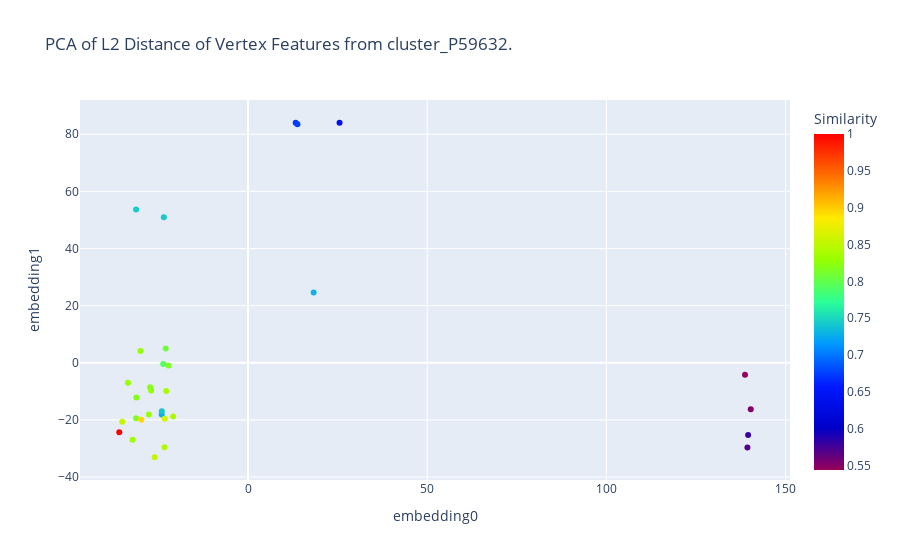

The notebook cell this image was saved under:
### Code cell
from Bio import pairwise2, Align
import numpy as np
from sklearn.manifold import TSNE
from sklearn.decomposition import PCA
import plotly.express as plt
matrix = Align.substitution_matrices.load("BLOSUM62")
vecs = []
ids = []
swiss = []
enties = []
seq_ids = []
for structures in my_collection.protein_structure_results.values():
    for structure in structures.all_structures:
        ids.append(structure.id)
        target = np.load(structure.path.parent.joinpath(structure.path.name.split(".")[0] + "-full-patches-with-vertex-pos.npy"))
        vecs.append(structural_high_dimension_space_l2(representative_patches, target))
        if structure.id in ['P77335', 'Q9REB3', 'Q8Z727','Q93RR6']:
            swiss.append('Swiss-prot')
        else:
            swiss.append('Non Swiss-prot')
tsne = TSNE()
pca = PCA()
print(seq_ids)
ids = np.array(ids)
embedding = pca.fit_transform(np.array(vecs))
df['embedding0'] = embedding[:,0] 
df['embedding1']=embedding[:,1]
#print(df)
#print(df['embedding0'])x='Name' ,y='Similarity'
fig=plt.scatter(df, x='embedding0'  , y='embedding1', labels=['Similarity'], title="PCA of L2 Distance of Vertex Features from cluster_P59632.", color='Similarity',color_continuous_scale='rainbow')

fig.show()
fig.write_image('/home/felix/cluster_P59632_pca.png')

### Figure 1 — Plotly figure (JSON) as saved in the notebook; plotly's stock layout.template omitted (floating-point values rounded to 4 significant figures)
{"data": [{"hovertemplate": "embedding0=%{x}<br>embedding1=%{y}<br>Similarity=%{marker.color}<extra></extra>", "legendgroup": "", "marker": {"color": [0.8069, 0.7267, 0.8391, 0.7443, 0.8627, 0.673, 0.5516, 0.8256, 0.7414, 0.8295, 0.544, 0.8521, 0.814, 0.8302, 0.8385, 0.8346, 0.8185, 0.7405, 0.5796, 0.6394, 0.5691, 0.7303, 0.8144, 0.6755, 0.8543, 0.8939, 0.7926, 0.844, 0.8251, 1.0, 0.821], "coloraxis": "coloraxis", "symbol": "circle"}, "mode": "markers", "name": "", "orientation": "v", "showlegend": false, "x": [-22.95, -24.08, -20.88, -31.24, -23.22, 13.31, 140.3, -30.02, -23.48, -33.49, 138.7, -26.03, -22.2, -27.65, -22.82, -32.2, -31.15, -24.06, 139.5, 25.54, 139.3, 18.32, -31.23, 13.79, -35.09, -29.78, -23.66, -23.29, -27.04, -35.92, -27.32], "xaxis": "x", "y": [4.964, -18.11, -18.78, 53.68, -19.61, 83.97, -16.28, 4.087, 50.9, -6.969, -4.229, -33.08, -0.9867, -18.09, -9.847, -26.92, -12.16, -16.96, -25.28, 84.0, -29.67, 24.6, -19.4, 83.48, -20.65, -19.95, -0.4773, -29.61, -9.693, -24.35, -8.571], "yaxis": "y", "type": "scatter"}], "layout": {"xaxis": {"anchor": "y", "domain": [0.0, 1.0], "title": {"text": "embedding0"}}, "yaxis": {"anchor": "x", "domain": [0.0, 1.0], "title": {"text": "embedding1"}}, "coloraxis": {"colorbar": {"title": {"text": "Similarity"}}, "colorscale": [[0.0, "rgb(150,0,90)"], [0.125, "rgb(0,0,200)"], [0.25, "rgb(0,25,255)"], [0.375, "rgb(0,152,255)"], [0.5, "rgb(44,255,150)"], [0.625, "rgb(151,255,0)"], [0.75, "rgb(255,234,0)"], [0.875, "rgb(255,111,0)"], [1.0, "rgb(255,0,0)"]]}, "legend": {"tracegroupgap": 0}, "title": {"text": "PCA of L2 Distance of Vertex Features from cluster_P59632."}}}
